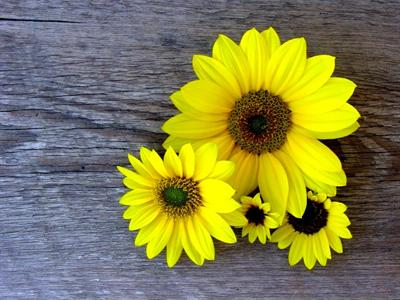
#> input picture images/test3.jpg, 400 x 300 px, given as the content of the folder images/amit1.jpg/RGB, which was not available
$ python database.py images/test3.jpg   (Python 2 division)   (older library calls are emulated)
#> lines starting #> are read from the running program, lines starting #| are printed output that depends on the picture; pictures that were not available may be replaced by others from this repository, and a replacement may not be noted
### rgbd.py
import cv2
import numpy as np
from saliency import saliency
from histogram import histogram
from entropy import entro
import matplotlib.pyplot as plt
def rgbd( rgb , depth_map ):
	#extract facial region using viola jones later


	#make size of image ideal
	height,width=rgb.shape[:2]
	#extract patch 1
	h1 = int(0.125*height)
	h2 = int(0.875*height)
	w1 = int(0.125*width)
	w2 = int(0.875*width)
	#patch1=rgb[0.125*height:0.875*height,0.125*width:0.875*width]
	patch1=rgb[h1:h2,w1:w2]
	patch1=np.array(patch1)
	#print type(patch1)

	#extract patch2
	h1 = int(0.25*height)
	h2 = int(0.75*height)
	w1 = int(0.25*width)
	w2 = int(0.75*width)

	#patch2=rgb[0.25*height:0.75*height,0.25*width:0.75*width]
	patch2=rgb[h1:h2,w1:w2]

	h1 = int(0.125*height)
	h2 = int(0.875*height)
	w1 = int(0.125*width)
	w2 = int(0.875*width)

	#patch3 = depth_map[0.125*height:0.875*height,0.125*width:0.875*width]
	patch3=depth_map[h1:h2,w1:w2]

	h1 = int(0.25*height)
	h2 = int(0.75*height)
	w1 = int(0.25*width)
	w2 = int(0.75*width)

	#patch4 = depth_map[0.25*height:0.75*height,0.25*width:0.75*width]
	patch4=depth_map[h1:h2,w1:w2]
	#print "original size is",image.shape
	#print "patch1 size is",patch1.shape
	#print "patch2 size is",patch2.shape
	E1 = entro(patch1)
	E2 = entro(patch2)
	S = saliency(rgb)
	E3 = entro(patch3)
	E4 = entro(patch4)
	#return [E1,E2,E3,E4,S]
	final_hog=[]
	for i in [E1,E2,E3,E4,S]:
		i=np.array(i,np.uint8)
		#final_hog=np.concatenate(final_hog,np.histogram(i,bins=255))
		#final_hog.append(histogram(i))
		final_hog.append(np.histogram(i,bins=range(256))[0])
	#print "feature size is ",np.array(final_hog).flatten().shape
	return np.array(final_hog).flatten()
# [21 lines that do not run on import are left out]
	#print final_answer.flatten()
	#print final_answer.shape

### entropy.py
#import matplotlib.pyplot as plt
import numpy as np

#from skimage import data
import matplotlib.pyplot as plt
import cv2
from skimage.util import img_as_ubyte
from skimage.filter.rank import entropy
from skimage.morphology import disk


# First example: object detection.
def entro(image):
    if len(image.shape) > 2:
        image=cv2.cvtColor(image,cv2.COLOR_BGR2GRAY)
    """noise_mask = 28 * np.ones((128, 128), dtype=np.uint8)
    noise_mask[32:-32, 32:-32] = 30

    noise = (noise_mask * np.random.random(noise_mask.shape) - 0.5 *
             noise_mask).astype(np.uint8)
    img = noise + 128

    entr_img = entropy(img, disk(10))
	"""

    entr_img=entropy(image, disk(4))
    #normalisation
    peak=max(entr_img.flatten())
    #print entropy
    entr_img=(255/peak)*entr_img
    return entr_img
# [9 lines that do not run on import are left out]

### saliency.py
import cv2
import matplotlib.pyplot as plt
import pySaliencyMap
import numpy as np

def saliency(img):
    imgsize = img.shape
    img_width  = imgsize[1]
    img_height = imgsize[0]
    sm = pySaliencyMap.pySaliencyMap(img_width, img_height)
    # computation
    saliency_map = sm.SMGetSM(img)
    peak=max(saliency_map.flatten())
    saliency_map=(255/peak)*saliency_map
    return np.array(saliency_map,np.uint8)
# main
# [34 lines that do not run on import are left out]

### pySaliencyMap.py

# Purpose:     Extracting a saliency map from a single still image

import cv2
import numpy as np
import pySaliencyMapDefs

class pySaliencyMap:
    # initialization
    def __init__(self, width, height):
        self.width  = width
        self.height = height
        self.prev_frame = None
        self.SM = None
        self.GaborKernel0   = np.array(pySaliencyMapDefs.GaborKernel_0)
        self.GaborKernel45  = np.array(pySaliencyMapDefs.GaborKernel_45)
        self.GaborKernel90  = np.array(pySaliencyMapDefs.GaborKernel_90)
        self.GaborKernel135 = np.array(pySaliencyMapDefs.GaborKernel_135)

    # extracting color channels
    def SMExtractRGBI(self, inputImage):
        # convert scale of array elements
        src = np.float32(inputImage) * 1./255
        # split
        (B, G, R) = cv2.split(src)
        # extract an intensity image
        I = cv2.cvtColor(src, cv2.COLOR_BGR2GRAY)
        # return
        return R, G, B, I

    # feature maps
    ## constructing a Gaussian pyramid
    def FMCreateGaussianPyr(self, src):
        dst = list()
        dst.append(src)
        for i in range(1,9):
            nowdst = cv2.pyrDown(dst[i-1])
            dst.append(nowdst)
        return dst
    ## taking center-surround differences
    def FMCenterSurroundDiff(self, GaussianMaps):
        dst = list()
        for s in range(2,5):
            now_size = GaussianMaps[s].shape
            now_size = (now_size[1], now_size[0])  ## (width, height)
            tmp = cv2.resize(GaussianMaps[s+3], now_size, interpolation=cv2.INTER_LINEAR)
            nowdst = cv2.absdiff(GaussianMaps[s], tmp)
            dst.append(nowdst)
            tmp = cv2.resize(GaussianMaps[s+4], now_size, interpolation=cv2.INTER_LINEAR)
            nowdst = cv2.absdiff(GaussianMaps[s], tmp)
            dst.append(nowdst)
        return dst
    ## constructing a Gaussian pyramid + taking center-surround differences
    def FMGaussianPyrCSD(self, src):
        GaussianMaps = self.FMCreateGaussianPyr(src)
        dst = self.FMCenterSurroundDiff(GaussianMaps)
        return dst
    ## intensity feature maps
    def IFMGetFM(self, I):
        return self.FMGaussianPyrCSD(I)
    ## color feature maps
    def CFMGetFM(self, R, G, B):
        # max(R,G,B)
        tmp1 = cv2.max(R, G)
        RGBMax = cv2.max(B, tmp1)
        RGBMax[RGBMax <= 0] = 0.0001    # prevent dividing by 0
        # min(R,G)
        RGMin = cv2.min(R, G)
        # RG = (R-G)/max(R,G,B)
        RG = (R - G) / RGBMax
        # BY = (B-min(R,G)/max(R,G,B)
        BY = (B - RGMin) / RGBMax
        # clamp nagative values to 0
        RG[RG < 0] = 0
        BY[BY < 0] = 0
        # obtain feature maps in the same way as intensity
        RGFM = self.FMGaussianPyrCSD(RG)
        BYFM = self.FMGaussianPyrCSD(BY)
        # return
        return RGFM, BYFM
    ## orientation feature maps
    def OFMGetFM(self, src):
        # creating a Gaussian pyramid
        GaussianI = self.FMCreateGaussianPyr(src)
        # convoluting a Gabor filter with an intensity image to extract oriemtation features
        GaborOutput0   = [ np.empty((1,1)), np.empty((1,1)) ]  # dummy data: any kinds of np.array()s are OK
        GaborOutput45  = [ np.empty((1,1)), np.empty((1,1)) ]
        GaborOutput90  = [ np.empty((1,1)), np.empty((1,1)) ]
        GaborOutput135 = [ np.empty((1,1)), np.empty((1,1)) ]
        for j in range(2,9):
            GaborOutput0.append(   cv2.filter2D(GaussianI[j], cv2.CV_32F, self.GaborKernel0) )
            GaborOutput45.append(  cv2.filter2D(GaussianI[j], cv2.CV_32F, self.GaborKernel45) )
            GaborOutput90.append(  cv2.filter2D(GaussianI[j], cv2.CV_32F, self.GaborKernel90) )
            GaborOutput135.append( cv2.filter2D(GaussianI[j], cv2.CV_32F, self.GaborKernel135) )
        # calculating center-surround differences for every oriantation
        CSD0   = self.FMCenterSurroundDiff(GaborOutput0)
        CSD45  = self.FMCenterSurroundDiff(GaborOutput45)
        CSD90  = self.FMCenterSurroundDiff(GaborOutput90)
        CSD135 = self.FMCenterSurroundDiff(GaborOutput135)
        # concatenate
        dst = list(CSD0)
        dst.extend(CSD45)
        dst.extend(CSD90)
        dst.extend(CSD135)
        # return
        return dst
    ## motion feature maps
    def MFMGetFM(self, src):
        # convert scale
        I8U = np.uint8(255 * src)
        cv2.waitKey(10)
        # calculating optical flows
        if self.prev_frame is not None:
            farne_pyr_scale= pySaliencyMapDefs.farne_pyr_scale
            farne_levels = pySaliencyMapDefs.farne_levels
            farne_winsize = pySaliencyMapDefs.farne_winsize
            farne_iterations = pySaliencyMapDefs.farne_iterations
            farne_poly_n = pySaliencyMapDefs.farne_poly_n
            farne_poly_sigma = pySaliencyMapDefs.farne_poly_sigma
            farne_flags = pySaliencyMapDefs.farne_flags
            flow = cv2.calcOpticalFlowFarneback(\
                prev = self.prev_frame, \
                next = I8U, \
                pyr_scale = farne_pyr_scale, \
                levels = farne_levels, \
                winsize = farne_winsize, \
                iterations = farne_iterations, \
                poly_n = farne_poly_n, \
                poly_sigma = farne_poly_sigma, \
                flags = farne_flags, \
                flow = None \
            )
            flowx = flow[...,0]
            flowy = flow[...,1]
        else:
            flowx = np.zeros(I8U.shape)
            flowy = np.zeros(I8U.shape)
        # create Gaussian pyramids
        dst_x = self.FMGaussianPyrCSD(flowx)
        dst_y = self.FMGaussianPyrCSD(flowy)
        # update the current frame
        self.prev_frame = np.uint8(I8U)
        # return
        return dst_x, dst_y

    # conspicuity maps
    ## standard range normalization
    def SMRangeNormalize(self, src):
        minn, maxx, dummy1, dummy2 = cv2.minMaxLoc(src)
        if maxx!=minn:
            dst = src/(maxx-minn) + minn/(minn-maxx)
        else:
            dst = src - minn
        return dst
    ## computing an average of local maxima
    def SMAvgLocalMax(self, src):
        # size
        stepsize = pySaliencyMapDefs.default_step_local
        width = src.shape[1]
        height = src.shape[0]
        # find local maxima
        #numlocal = 0
        numlocal = 1
        lmaxmean = 0
        for y in range(0, height-stepsize, stepsize):
            for x in range(0, width-stepsize, stepsize):
                localimg = src[y:y+stepsize, x:x+stepsize]
                lmin, lmax, dummy1, dummy2 = cv2.minMaxLoc(localimg)
                lmaxmean += lmax
                numlocal += 1
        # averaging over all the local regions
        return lmaxmean / numlocal
    ## normalization specific for the saliency map model
    def SMNormalization(self, src):
        dst = self.SMRangeNormalize(src)
        lmaxmean = self.SMAvgLocalMax(dst)
        normcoeff = (1-lmaxmean)*(1-lmaxmean)
        return dst * normcoeff
    ## normalizing feature maps
    def normalizeFeatureMaps(self, FM):
        NFM = list()
        for i in range(0,6):
            normalizedImage = self.SMNormalization(FM[i])
            nownfm = cv2.resize(normalizedImage, (self.width, self.height), interpolation=cv2.INTER_LINEAR)
            NFM.append(nownfm)
        return NFM
    ## intensity conspicuity map
    def ICMGetCM(self, IFM):
        NIFM = self.normalizeFeatureMaps(IFM)
        ICM = sum(NIFM)
        return ICM
    ## color conspicuity map
    def CCMGetCM(self, CFM_RG, CFM_BY):
        # extracting a conspicuity map for every color opponent pair
        CCM_RG = self.ICMGetCM(CFM_RG)
        CCM_BY = self.ICMGetCM(CFM_BY)
        # merge
        CCM = CCM_RG + CCM_BY
        # return
        return CCM
    ## orientation conspicuity map
    def OCMGetCM(self, OFM):
        OCM = np.zeros((self.height, self.width))
        for i in range (0,4):
            # slicing
            nowofm = OFM[i*6:(i+1)*6]  # angle = i*45
            # extracting a conspicuity map for every angle
            NOFM = self.ICMGetCM(nowofm)
            # normalize
            NOFM2 = self.SMNormalization(NOFM)
            # accumulate
            OCM += NOFM2
        return OCM
    ## motion conspicuity map
    def MCMGetCM(self, MFM_X, MFM_Y):
        return self.CCMGetCM(MFM_X, MFM_Y)

    # core
    def SMGetSM(self, src):
        # definitions
        size = src.shape
        width  = size[1]
        height = size[0]
        # check
#        if(width != self.width or height != self.height):
#            sys.exit("size mismatch")
        # extracting individual color channels
        R, G, B, I = self.SMExtractRGBI(src)
        # extracting feature maps
        IFM = self.IFMGetFM(I)
        CFM_RG, CFM_BY = self.CFMGetFM(R, G, B)
        OFM = self.OFMGetFM(I)
        MFM_X, MFM_Y = self.MFMGetFM(I)
        # extracting conspicuity maps
        ICM = self.ICMGetCM(IFM)
        CCM = self.CCMGetCM(CFM_RG, CFM_BY)
        OCM = self.OCMGetCM(OFM)
        MCM = self.MCMGetCM(MFM_X, MFM_Y)
        # adding all the conspicuity maps to form a saliency map
        wi = pySaliencyMapDefs.weight_intensity
        wc = pySaliencyMapDefs.weight_color
        wo = pySaliencyMapDefs.weight_orientation
        wm = pySaliencyMapDefs.weight_motion
        SMMat = wi*ICM + wc*CCM + wo*OCM + wm*MCM
        # normalize
        normalizedSM = self.SMRangeNormalize(SMMat)
        normalizedSM2 = normalizedSM.astype(np.float32)
        smoothedSM = cv2.bilateralFilter(normalizedSM2, 7, 3, 1.55)
        self.SM = cv2.resize(smoothedSM, (width,height), interpolation=cv2.INTER_NEAREST)
        # return
        return self.SM

    # [25 lines left out: functions SMGetBinarizedSM, SMGetSalientRegion, not called in this run]

### database.py
import os
import sys
import numpy as np
import cv2
from rgbd import rgbd
import easygui
#path=sys.argv[1]
path=easygui.diropenbox("select the root of database")
#> the answer given: images
naming=[]
labels=[]
locations=[]
data=[]
k=0
for folders in os.listdir(path):  #loop over all the persons
	folder=path+'/'+folders
	naming.append(folders)
	depth_dir=folder+'/Depth'
	color_dir=folder+'/RGB'
	for images in os.listdir(color_dir):
		color_image=color_dir+'/'+images
		depth_image=depth_dir+'/'+images
		print "checking for ",color_image,
		color=cv2.imread(color_image)
#> color is the input picture: shape (300, 400, 3); mean B, G, R 76, 128.1, 130.6
		color=cv2.resize(color,(140,140))
#> color: shape (140, 140, 3)
		try:
			depth=cv2.imread(depth_image)
			depth=cv2.resize(depth,(140,140))
		except:
			print "depth image not found for this rgb image ",color_image
			continue
		try:

			feature=rgbd(color,depth)
#> in entro, `entr_img=entropy(image, disk(4))`:
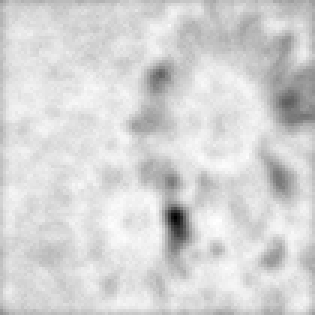
#> entr_img: shape (105, 105) float64 (shown 3 times larger); min 0.969, max 5.57, mean 4.82; drawn with min black and max white
#> in entro, `peak=max(entr_img.flatten())`: peak = 5.57
#> in SMExtractRGBI, `I = cv2.cvtColor(src, cv2.COLOR_BGR2GRAY)`:
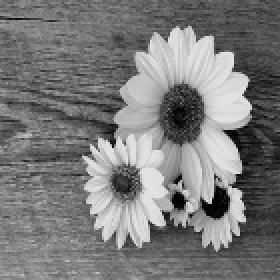
#> I: shape (140, 140) float32 (shown 2 times larger); min 0.00179, max 0.906, mean 0.482
#> the loop in FMCreateGaussianPyr, `for i in range(1,9):` made 8 passes
#> nowdst on passes 7 to 8: [[0.49, 0.5], [0.501, 0.506]], [0.499]
#> after the loop in FMCreateGaussianPyr, `for i in range(1,9):`: dst = 9 items
#> after the loop in FMCenterSurroundDiff, `for s in range(2,5):`: dst = 6 items
#> in CFMGetFM, `RGBMax = cv2.max(B, tmp1)`:
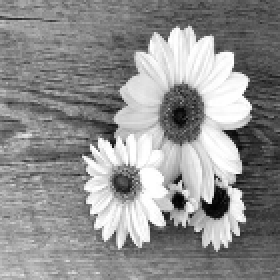
#> RGBMax: shape (140, 140) float32 (shown 2 times larger); min 0.00392, max 1, mean 0.562
#> in CFMGetFM, `RG[RG < 0] = 0`:
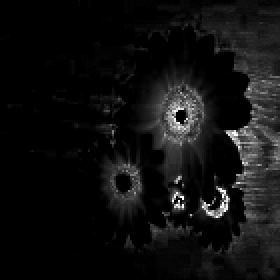
#> RG: shape (140, 140) float32 (shown 2 times larger); min 0, max 1, mean 0.0647
#> in CFMGetFM, `BY[BY < 0] = 0`:
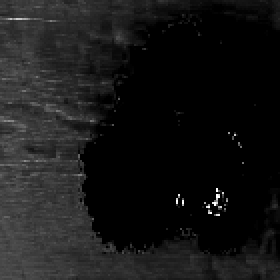
#> BY: shape (140, 140) float32 (shown 2 times larger); min 0, max 1, mean 0.0923
#> the loop in FMCreateGaussianPyr (call 2), `for i in range(1,9):` made 8 passes
#> nowdst on passes 7 to 8: [[0.0451, 0.0689], [0.0487, 0.0738]], [0.0591]
#> the loop in FMCenterSurroundDiff (call 2), `for s in range(2,5):` made 3 passes
#> pass 1, in FMCenterSurroundDiff (call 2), `tmp = cv2.resize(GaussianMaps[s+4], now_size, interpolation=cv2.INTER_..`:
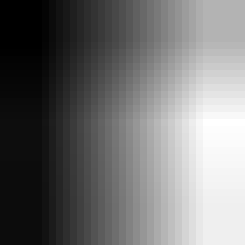
#> tmp: shape (35, 35) float32 (shown 7 times larger); min 0.00745, max 0.119, mean 0.0576; drawn with min black and max white
#> in OFMGetFM, `GaussianI = self.FMCreateGaussianPyr(src)`: GaussianI = 9 items
#> in OFMGetFM, `CSD0   = self.FMCenterSurroundDiff(GaborOutput0)`: CSD0 = 6 items
#> the loop in FMCenterSurroundDiff (call 5), `for s in range(2,5):` made 3 passes
#> pass 1, in FMCenterSurroundDiff (call 5), `nowdst = cv2.absdiff(GaussianMaps[s], tmp)`:
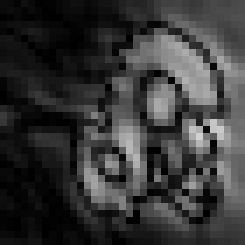
#> nowdst: shape (35, 35) float32 (shown 7 times larger); min 0.000248, max 0.823, mean 0.217
#> in SMGetSM, `OFM = self.OFMGetFM(I)`: OFM = 24 items
#> in MFMGetFM, `dst_x = self.FMGaussianPyrCSD(flowx)`: dst_x = 6 items
#> the loop in normalizeFeatureMaps, `for i in range(0,6):` made 6 passes
#> normcoeff in SMNormalization on passes 1 to 6: 0.154, 0.151, 0.25, 0.25, 1, 1
#> the loop in normalizeFeatureMaps (call 2), `for i in range(0,6):` made 6 passes
#> normcoeff in SMNormalization on passes 1 to 6: 0.249, 0.268, 0.25, 0.25, 1, 1
#> the loop in OCMGetCM, `for i in range (0,4):` made 4 passes
#> in saliency, `peak=max(saliency_map.flatten())`: peak = 0.991
#> the loop in rgbd, `for i in [E1,E2,E3,E4,S]:` made 5 passes
#> after the loop in rgbd, `for i in [E1,E2,E3,E4,S]:`: final_hog = 5 items
#> feature = 1275 values, max 463 at index 233, min 0 at index 0, mean 40.35
			print feature.shape
#| (1275,)
			data.append(feature)
			#print image
			locations.append(color_image)
			labels.append(k)
		except:
			print "failed for ",color_image
		#data.append(hist(calcgrad(cv2.resize(cv2.imread(image,0),(240,240)))))
	k+=1
os.chdir("database")
np.save("naming",np.array(naming))
np.save("labels",np.array(labels))
np.save("locations",np.array(locations))
np.save("data",np.array(data))
